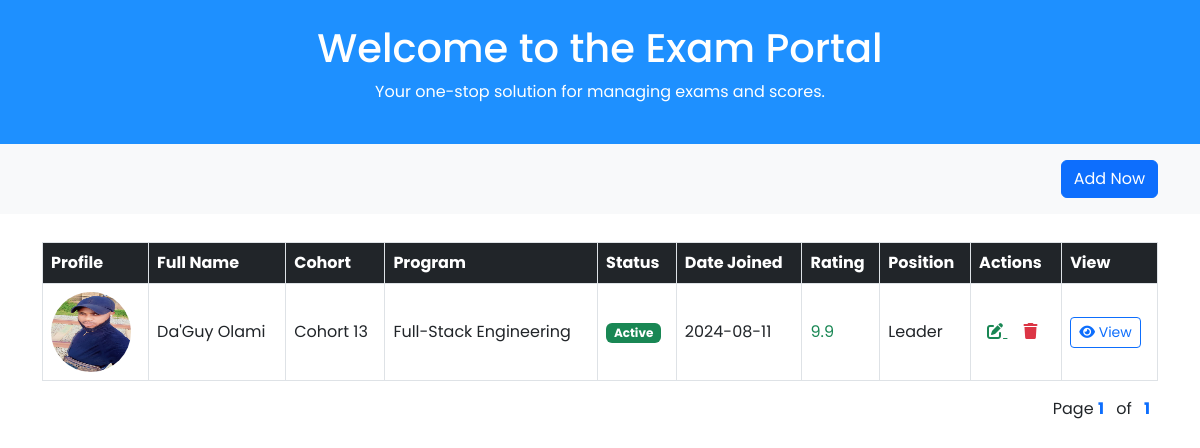
The page /student_list on the database as committed earlier.
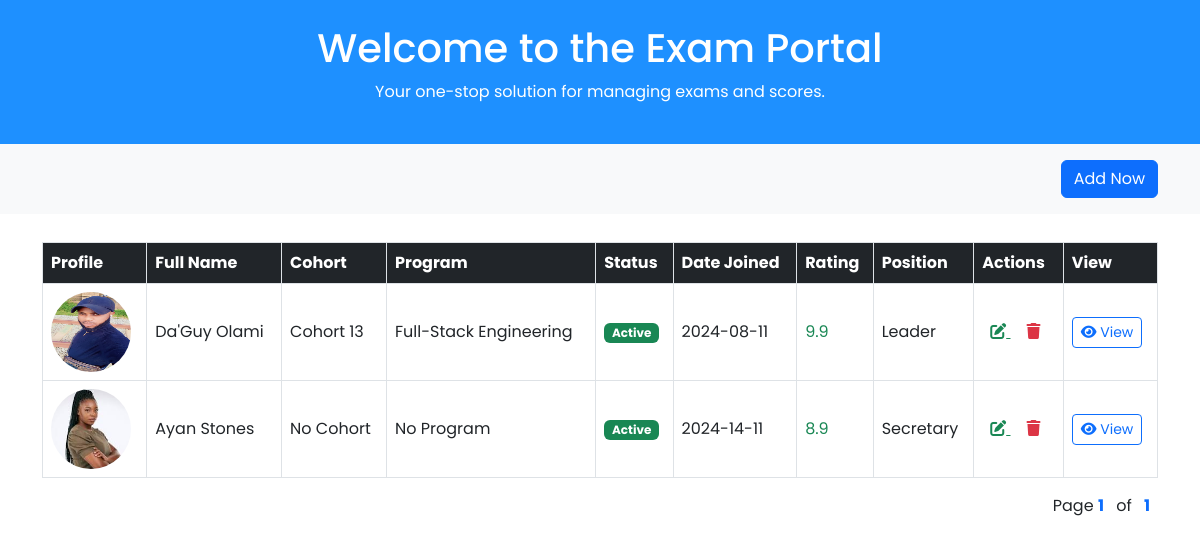
The same page on the database as committed later.
### students/models.py (models this page shows, shortened)
class Student(models.Model):
  username = models.CharField(max_length=100)
  first_name = models.CharField(max_length=100)
  last_name = models.CharField(max_length=100)
  student_type = models.CharField(max_length=9, choices=student_position, default='Student')
  status = models.BooleanField(default=True)
  email = models.EmailField(max_length=254, unique=True, validators=[mail_validator])
  phone = models.IntegerField(null=False, blank=False)
  slug = models.SlugField(unique=True, blank=True, editable=False)

class Student_Profile(models.Model):
  student = models.OneToOneField(Student, on_delete=models.CASCADE)
  bio = models.TextField()
  DOB = models.DateField()
  address = models.CharField(max_length=500)
  rating = models.FloatField(default=0.0)
  profile_picture = models.ImageField(upload_to='student_profile')
  date_join = models.DateTimeField(auto_now_add=True)

class Cohort_Group(models.Model):
  name = models.CharField(max_length=100)
  date_join = models.DateTimeField(auto_now_add=True)
  students = models.ManyToManyField(Student)

class Program(models.Model):
  courses = models.CharField(max_length=500)
  grade = models.IntegerField(default=0)
  student = models.ForeignKey(Student, on_delete=models.CASCADE)

### students/views.py (the view)
# urls.py: path('student_list', views.student_list, name='student_list'),
def student_list(request):
    student_list = Student.objects.all()
    paginator = Paginator(student_list, 3)
    page_number = request.GET.get("page")
    page_obj = paginator.get_page(page_number)
    context = {
        'students': page_obj
    }
    return render(request, 'blog/studentlist.html', context)

### templates/blog/studentlist.html (shortened to what this page needs)
{% load static %}
<!DOCTYPE html>
<html lang="en">
  <head>
    <link
      href="https://cdn.jsdelivr.net/npm/bootstrap@5.3.0-alpha1/dist/css/bootstrap.min.css"
      rel="stylesheet" />
    <link
      rel="stylesheet"
      href="https://cdnjs.cloudflare.com/ajax/libs/font-awesome/6.0.0-beta3/css/all.min.css" />
    <link
      rel="stylesheet"
      href="https://cdn.jsdelivr.net/npm/bootstrap-icons@1.11.3/font/bootstrap-icons.min.css" />
    <link rel="stylesheet" href="{% static 'CSS/list.css' %}" />
  </head>
  <body>
    <header class="bg-info text-white py-4 text-center">
      <h1>Welcome to the Exam Portal</h1>
      <p>Your one-stop solution for managing exams and scores.</p>
    </header>
    <section class="filter-section py-3 bg-light">
      <div class="container text-end">
        <button
          class="btn btn-primary"
          data-bs-toggle="modal"
          data-bs-target="#addUserModal">
          Add Now
        </button>
      </div>
    </section>
    <section class="container mt-1 mb-5">
      <div class="table-responsive">
        <table class="table align-middle table-bordered table-hover mt-4">
          <thead class="table-dark">
            {% if students %}
            <tr>
              <th>Profile</th>
              <th>Full Name</th>
              <th>Cohort</th>
              <th>Program</th>
              <th>Status</th>
              <th>Date Joined</th>
              <th>Rating</th>
              <th>Position</th>
              <th>Actions</th>
              <th>View</th>
            </tr>
          </thead>
          <tbody>
            {% for student in students %}
            <tr>
              <td>
                {% if student.student_profile %}
                <img
                src="{{student.student_profile.profile_picture.url}}"
                alt="Profile"
                width="80"
                height="80"
                class="rounded-circle" />
                {% endif %}
              </td>
              <td>{{student.first_name}} {{student.last_name}}</td>
              {% for cohort in student.cohort_group_set.all %}
              <td>{{cohort.name}}</td>
              {% empty %}
              <td>No Cohort</td>
              {% endfor %}
              {% for course in student.program_set.all %}
              <td>{{course.courses}}</td>
              {% empty %}
              <td>No Program</td>
              {% endfor %}
              <td>
                {% if student.status %}
                <span class="badge bg-success text-white">{{student.status|yesno:"Active,Inactive"}}</span>
                {% else %}
                <span class="badge bg-danger text-white">{{student.status|yesno:"Active,Inactive"}}</span>
                {% endif %}
              </td>
              <td>{{student.student_profile.date_join|date:"Y-d-m"}}</td>
              {% if student.student_profile.rating <= 3 %}
              <td class="text-danger">{{student.student_profile.rating}}</td>
              {% elif student.student_profile.rating <= 5 %}
              <td class="text-warning">{{student.student_profile.rating}}</td>
              {% else %}
              <td class="text-success">{{student.student_profile.rating}}</td>
              {% endif %}
              <td>{{student.student_type}}</td>
              <td>
                <a
                href=""
                class="text-success m-2">
                <i class="fas fa-edit"></i>
                </a>
                <a
                  href="{% url 'del_student' student.pk %}"
                  class="text-danger m-2">
                  <i class="fas fa-trash"></i>
                </a>
              </td>
              <td>
                <a
                  href="{% url 'student_profile' student.slug %}"
                  target="_blank"
                  class="btn btn-sm btn-outline-primary">
                  <i class="fas fa-eye"></i> View
                </a>
              </td>
            </tr>
            {% endfor %}
          </tbody>
          {% else %}
          <header class="text-danger py-4 text-center">
            <h1>No students' record available</h1>
          </header>
          {% endif %}
        </table>
      </div>
      <div class="pagination float-end">
        <span class="step-links">
          <span class="current ms-2 me-2">
            Page <b class="text-primary me-2">{{ students.number }}</b> of
            <b class="text-primary ms-2">{{ students.paginator.num_pages }}</b>
          </span>
        </span>
      </div>
    </section>
  </body>
</html>

### staticfiles/css/list.css (style rules this page uses)
body { font-family: 'Poppins', sans-serif; }
.filter-section { background-color: #f4f5fa; padding: 20px; }
.table { border-collapse: collapse; }
.table th, .table td { vertical-align: middle; border: 1px solid #dee2e6; }
.badge { background-color: #e9f0fa; color: #5A55D8; }
.bg-info { background-color: dodgerblue !important; }

Rows that differ between the two databases and show on the page:
added Student: student_profile.profile_picture (picture), first_name "Ayan", last_name "Stones", status "Active", student_profile.date_join "2024-14-11", student_profile.rating "8.9", student_type "Secretary"
